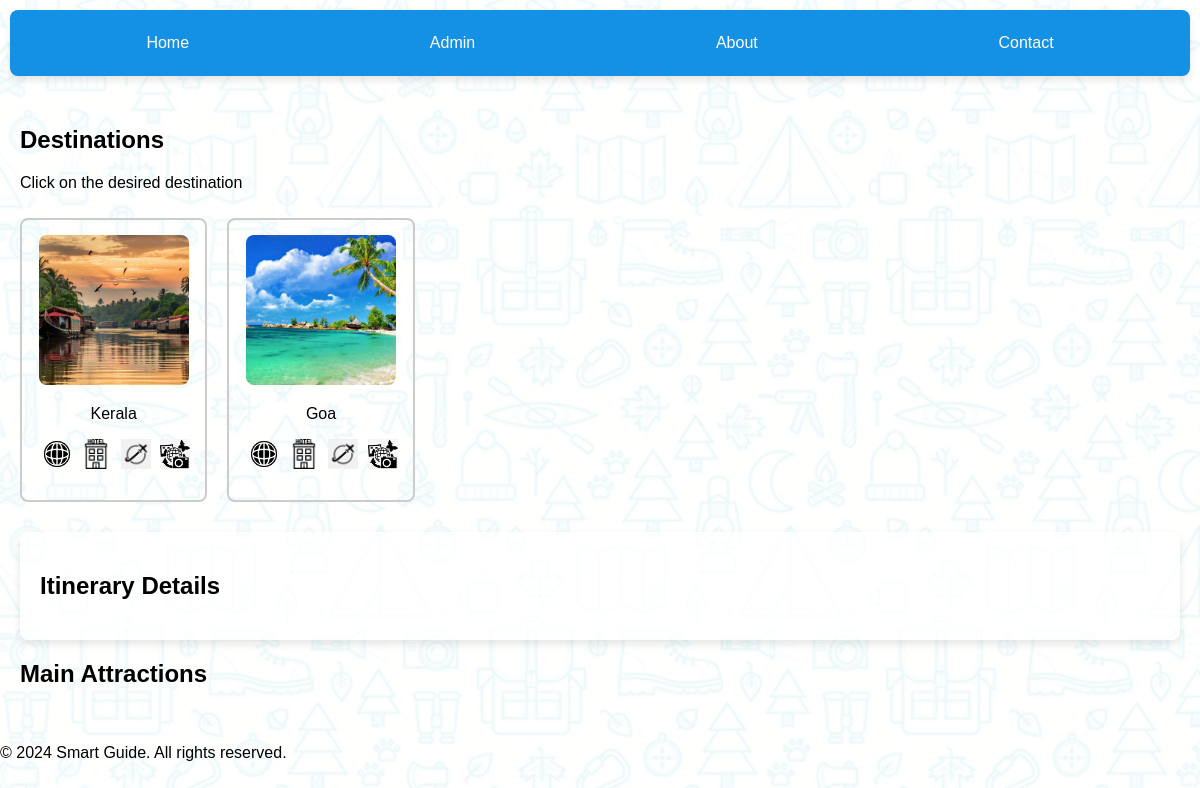
/destinations/10, run on the app's committed database.
### tables this page shows
CREATE TABLE destinations (
    id INTEGER PRIMARY KEY AUTOINCREMENT,
    name TEXT NOT NULL,
    country_id INTEGER,
    image_path TEXT,
    FOREIGN KEY (country_id) REFERENCES countries (id)
);

### app.py (the view)
@app.route('/destinations/<int:country_id>')
def destinations(country_id):
    destinations = get_destinations_by_country(country_id)
    return render_template('destinations.html', destinations=destinations)

### app.py (called while the page is built)
def get_destinations_by_country(country_id):
    db_path = os.path.join(os.path.dirname(__file__), 'db', 'trip_planner.db')
    conn = sqlite3.connect(db_path)
    cursor = conn.cursor()
    cursor.execute('''
        SELECT destinations.id, destinations.name, destinations.image_path
        FROM destinations
        WHERE destinations.country_id = ?
    ''', (country_id,))
    destinations = cursor.fetchall()
    conn.close()
    return destinations

### templates/destinations.html (shortened to what this page needs)
<!DOCTYPE html>
<html lang="en">
<head>
    <link rel="stylesheet" href="{{ url_for('static', filename='styles.css') }}">
    <link rel="stylesheet" href="https://cdnjs.cloudflare.com/ajax/libs/font-awesome/6.0.0-beta3/css/all.min.css">
</head>
<body>
    <header>
        <nav class="navbar">
            <a href="/">Home</a>
            <a href="/admin">Admin</a>
            <a href="/about">About</a>
            <a href="/contact">Contact</a>
        </nav>
    </header>
    <main>
        {% if destinations %}
            <h2>Destinations</h2>
            <p>Click on the desired destination</p>
            <div class="destination-list">
                {% for destination in destinations %}
                    <div class="destination-item">
                        <img src="{{ url_for('static', filename=destination[2]) }}" alt="{{ destination[1] }}" class="destination-image" onclick="showAttractions({{ destination[0] }})" style="cursor: pointer;">
                        <p>{{ destination[1] }}
                        <a href="https://en.wikipedia.org/wiki/{{ destination[1] }}" target="_blank">
                            <img src="/static/images/wiki.png" alt= About {{ destination[1] }} class="icon-image">
                        </a>
                        <a href="https://www.google.com/search?q=hotels+in+{{ destination[1] }}" target="_blank">
                            <img src="/static/images/hotel.png" alt= Search Hotels class="icon-image">
                        </a>
                        <a href="https://www.google.com/search?q=flights+to+{{ destination[1] }}" target="_blank">
                            <img src="/static/images/flights.png" alt= Search Hotels class="icon-image">
                        </a>
                        <a href="https://www.google.com/search?q=local+attractions+in+{{ destination[1] }}" target="_blank">
                            <img src="/static/images/attractions.png" alt= Search Hotels class="icon-image">
                        </a>
                    </P>
                    </div>
                {% endfor %}
            </div>
        {% else %}
            <p>No destinations found.</p>
        {% endif %}
        <section id="itinerary-section">
                <h2>Itinerary Details</h2>
        </section>
        <section id="attractions-section">
            <h2>Main Attractions</h2>
        </section>
    </main>
    {% include 'footer.html' %}
</body>
</html>

### static/styles.css (style rules this page uses)
body { background-image: url('/static/images/background.png'); background-size: auto; background-position: center; background-repeat: repeat; font-family: Arial, sans-serif; margin: 0; padding: 0; }
.navbar { display: flex; justify-content: space-around; background-color: #1491e4; padding: 1rem; box-shadow: 0 4px 8px rgba(0, 0, 0, 0.1); border-radius: 8px; margin: 10px; }
.navbar a { color: white; text-decoration: none; padding: 0.5rem 1rem; transition: background-color 0.3s, color 0.3s, transform 0.3s; border-radius: 4px; }
.destination-list { display: flex; flex-wrap: wrap; gap: 20px; }
.destination-item { text-align: center; border: 2px solid #ccc; padding: 15px; margin: 10px 0; border-radius: 8px; transition: all 0.3s ease; }
.destination-image { width: 150px; height: 150px; object-fit: cover; transition: transform 0.3s ease; max-width: 100%; border-radius: 8px; }
main { padding: 20px; }
#itinerary-section { margin-top: 20px; background-color: rgba(255, 255, 255, 0.8); padding: 20px; border-radius: 8px; box-shadow: 0 4px 8px rgba(0, 0, 0, 0.1); }
#attractions-section { margin-top: 20px; }
.icon-image { width: 30px; height:30px; object-fit: cover; transition: transform 0.3s ease; margin-left: 5px; vertical-align: middle; }

### templates/destinations.html (style rules this page uses)
a { text-decoration: none; }

### data on the page
destinations: image_path (picture), name "Kerala"
destinations: image_path (picture), name "Goa"
